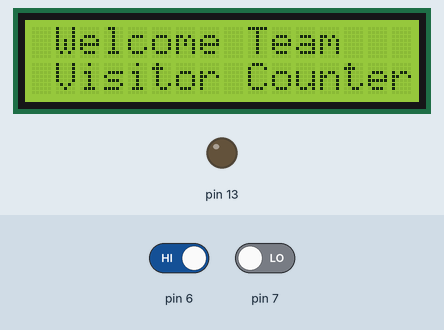
The sketch below on a simulated Arduino Uno, built with avr-gcc and run on an emulated ATmega328P. On the bench: 16×2 character LCD, output pins drawn as LEDs (lit = HIGH). The inputs (shaded band) are chosen by the test bench; at power-on: pin 6 HIGH, pin 7 LOW.

Above: at 1.1 s.
At 3.2 s:
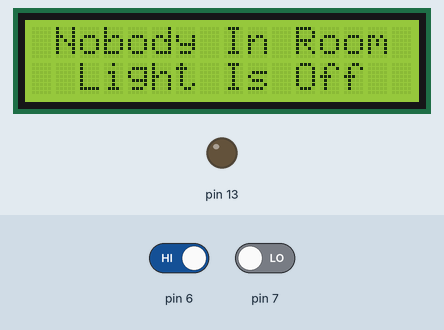
3.3 s: pin 6 driven LOW
At 3.9 s:
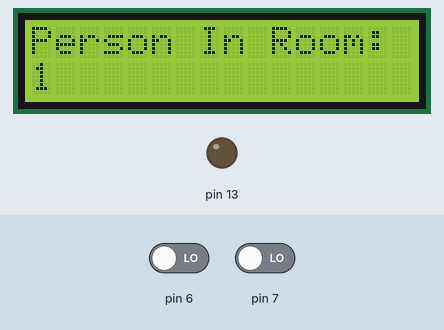
6.3 s: pin 6 driven HIGH
At 6.7 s:
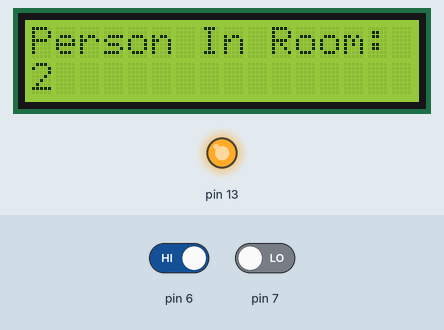
Timing chart, 0 to 10.9 s (numbered marks = the images above; inputs shaded):
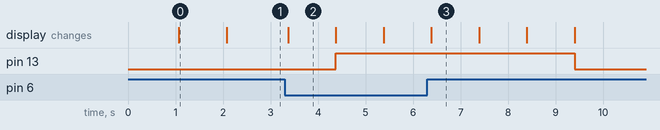

Measured:
- after the input at 3.3 s, pin 13: LOW → HIGH after 1.1 s; the display: changes after 0.07 s (image 2)
- after the input at 6.3 s, pin 13: HIGH → LOW after 3.1 s
- what the display in image 0 shows lasts 1.0 s, from 1.1 s to 2.1 s

The sketch:

Program.ino
```cpp
#include<LiquidCrystal.h>
LiquidCrystal lcd(12, 11, 5, 4, 3, 2);
int c=0;
void setup() {
  lcd.begin(16,2);
  lcd.print(" Welcome Team");
  lcd.setCursor(0,2);
  delay(1000);
  lcd.print(" Visitor Counter");
  delay(1000);
   pinMode(6, INPUT);
  pinMode(7, INPUT);
  pinMode(13, OUTPUT);
}

void loop() {
  if(digitalRead(6)==0){
    c++;
    lcd.clear();
    lcd.print("Person In Room:");
    lcd.setCursor(0,1);
    lcd.print(c);
    delay(1000);
  }
  else if(digitalRead(7)==0 && c>0){
    c--;
    lcd.clear();
    lcd.print("Person In Room:");
    lcd.setCursor(0,1);
    lcd.print(c);
    delay(1000);
  }
  else if(c==0){
    lcd.clear();
    //digitalWrite(relay, LOW);
    lcd.clear();
    lcd.print(" Nobody In Room");
    lcd.setCursor(0,1);
    lcd.print("  Light Is Off");
    digitalWrite(13,LOW);
    delay(100);
  }
  if(c>0) digitalWrite(13,HIGH);
}
```
